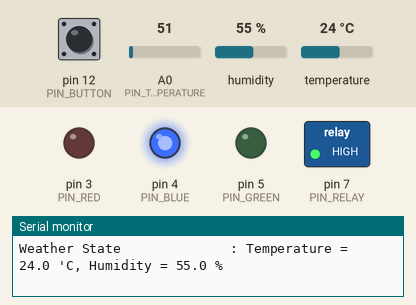
This sketch was run on a simulated Arduino Uno, built with avr-gcc and run on an emulated ATmega328P. Parts: switched loads named in the sketch (green lamp = pin HIGH), output pins drawn as LEDs (lit = HIGH), the last lines printed to the serial monitor. The test bench sets the inputs (shaded band); at power-on: A0 (PIN_TEMPERATURE) = 51, pin 12 (PIN_BUTTON) LOW, humidity 55 %, temperature 24 °C.

Above: at 1.2 s.
1.3 s: A0 (PIN_TEMPERATURE) set to 15
At 1.7 s:
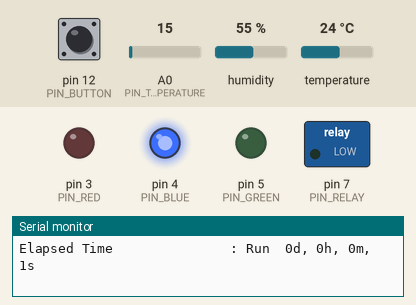
2.8 s: pin 12 (PIN_BUTTON) pulled HIGH for 0.15 s
At 3.9 s:
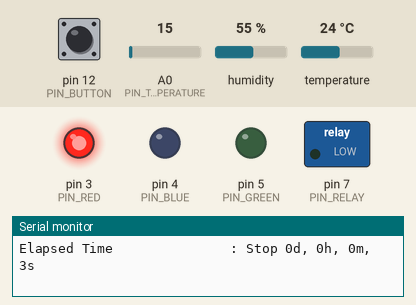
4.4 s: pin 12 (PIN_BUTTON) pulled HIGH for 1 s
At 6.5 s:
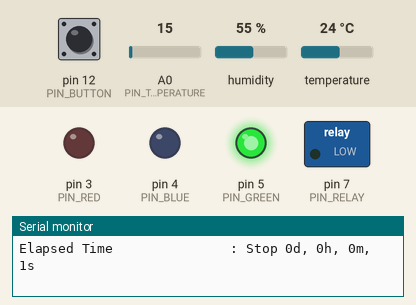
6.9 s: A0 (PIN_TEMPERATURE) set to 30
At 7.4 s:
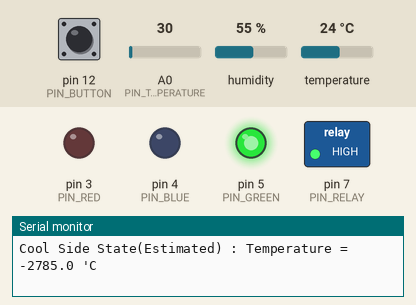
8.4 s: pin 12 (PIN_BUTTON) pulled HIGH for 3.2 s
At 12.6 s:
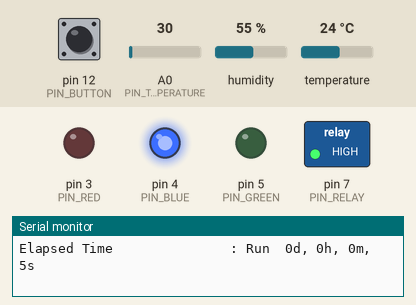
16.3 s: pin 12 (PIN_BUTTON) pulsed HIGH 5 times (0.12 s each, 0.3 s apart)
At 18.1 s:
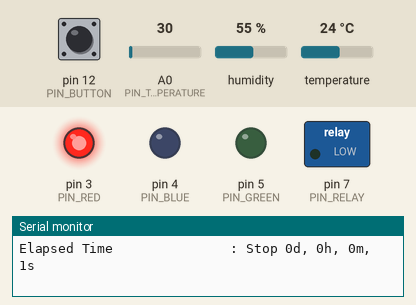
Timing chart, 0 to 19.6 s (numbered marks = the images above; inputs shaded):
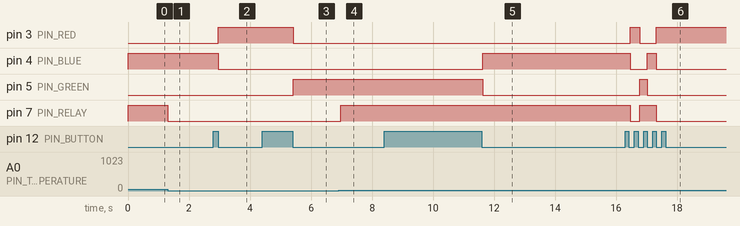

Measured:
- after the input at 1.3 s, pin 7 (PIN_RELAY): HIGH → LOW at once
- after the input at 2.8 s, pin 3 (PIN_RED): LOW → HIGH after 0.16 s; pin 4 (PIN_BLUE): HIGH → LOW after 0.16 s
- after the input at 4.4 s, pin 3 (PIN_RED): HIGH → LOW after 1.0 s; pin 5 (PIN_GREEN): LOW → HIGH after 1.0 s
- after the input at 6.9 s, pin 7 (PIN_RELAY): LOW → HIGH after 0.08 s
- after the input at 8.4 s, pin 4 (PIN_BLUE): LOW → HIGH after 3.2 s; pin 5 (PIN_GREEN): HIGH → LOW after 3.2 s
- after the input at 16.3 s, pin 3 (PIN_RED): LOW → HIGH after 0.17 s, → LOW 0.30 s later, → HIGH 0.55 s later; pin 4 (PIN_BLUE): HIGH → LOW after 0.17 s, → HIGH 0.55 s later, → LOW 0.30 s later; pin 5 (PIN_GREEN): LOW → HIGH after 0.47 s, → LOW 0.25 s later; pin 7 (PIN_RELAY): HIGH → LOW after 0.17 s, → HIGH 0.30 s later, → LOW 0.55 s later

The sketch:

PeltierRefrigerator_Prototype.ino
```cpp
#include <TemperatureSensor.h>
#include <DHT11.h>

#define GLOBAL_DELAY 50

#define PIN_TEMPERATURE 0 // analog
#define PIN_RELAY 7
#define PIN_DHT11 2
#define PIN_BUTTON 12
#define PIN_RED 3
#define PIN_BLUE 4
#define PIN_GREEN 5

// 온도 설정 -> 값/10 (도씨) 예) 370 -> 37.0 도씨
#define LIMIT_NORMAL 370 // 과열 온도 (꺼짐)
#define LIMIT_UNLOCK 900 // 언락 온도 (꺼짐, 다시 켜지는 온도 = 언락 온도 - 100)
#define LIMIT_COOLDOWN 300 // 쿨링 온도 (켜짐)

#define STATE_RUN 1
#define STATE_COOLDOWN 2
#define STATE_STOP 3

#define MODE_NORMAL 1
#define MODE_UNLOCK 2
#define MODE_STOP 3

#define BUTTON_PRESSED 0
#define BUTTON_RELEASED 1

#define TRUE 1
#define FALSE 0

// Custom Structures
typedef struct _myTime
{
  int s;
  int m;
  int h;
  int d;
}myTime;

// Custom global variables
dht11 DHT11;

const int modeList[3] = {MODE_NORMAL, MODE_UNLOCK, MODE_STOP};
const int ledList[3] = {PIN_GREEN, PIN_BLUE, PIN_RED};

int state;
int currentIndex;
int overheated;
int prevButton;
int curButton;

int count;

myTime elapsedTime;

// Custom Functions
void setupRelay()
{
  // Relay Setup
  pinMode(PIN_RELAY, OUTPUT);
}

void relayOn()
{
  digitalWrite(PIN_RELAY, HIGH);
}

void relayOff()
{
  digitalWrite(PIN_RELAY, LOW);
}

void setupTemperatureSensor()
{
  pinMode(PIN_TEMPERATURE, OUTPUT);
}

int getTemperature()
{
  int temp;

  temp = analogRead(PIN_TEMPERATURE) - 238;
  temp = pgm_read_word(&temperatureLookup[temp]);

  return temp;
}

void printTemperatureSensor()
{
  int temp = getTemperature();

  Serial.print("Temperature = ");
  Serial.print(temp / 10, DEC);
  Serial.print(".");
  Serial.print(temp % 10);
  Serial.println(" 'C");
}

void printDHT()
{
  int check = DHT11.read(PIN_DHT11);

  switch (check)
  {
    case 0:
      Serial.print("Temperature = ");
      Serial.print((float)DHT11.temperature, 1);
      Serial.print(" 'C");
      Serial.print(", Humidity = ");
      Serial.print((float)DHT11.humidity, 1);
      Serial.println(" %");
      break;
    case -1: Serial.println("Checksum error"); break;
    case -2: Serial.println("Time out error"); break;
    default: Serial.println("Unknown error"); break;
  }
}

void setupLED()
{
  // LED Setup
  pinMode(PIN_RED, OUTPUT);
  pinMode(PIN_BLUE, OUTPUT);
  pinMode(PIN_GREEN, OUTPUT);

  currentIndex = 0;
}

void ledOn(int ledPin)
{
  digitalWrite(ledPin, HIGH);
  switch(ledPin)
  {
    case PIN_RED: Serial.println("Red LED On"); break;
    case PIN_BLUE: Serial.println("Blue LED On"); break;
    case PIN_GREEN: Serial.println("Green LED On"); break;
    default: Serial.println("LED On Error!"); break;
  }
}

void ledOff(int ledPin)
{
  digitalWrite(ledPin, LOW);
  switch(ledPin)
  {
    case PIN_RED: Serial.println("Red LED Off"); break;
    case PIN_BLUE: Serial.println("Blue LED Off"); break;
    case PIN_GREEN: Serial.println("Green LED Off"); break;
    default: Serial.println("LED Off Error!"); break;
  }
}

void setupButton()
{
  // Button Setup
  pinMode(PIN_BUTTON, INPUT);

  prevButton = BUTTON_RELEASED;
  curButton = BUTTON_RELEASED;
}

int getButtonState()
{
  return digitalRead(PIN_BUTTON);
}

void addElapsedTime()
{
  elapsedTime.s += 1;

  if(elapsedTime.s == 60)
  {
    elapsedTime.s = 0;
    elapsedTime.m += 1;
  }
  if(elapsedTime.m == 60)
  {
    elapsedTime.m = 0;
    elapsedTime.h += 1;
  }
  if(elapsedTime.h == 24)
  {
    elapsedTime.h = 0;
    elapsedTime.d += 1;
  }
}

void resetElapsedTime()
{
  elapsedTime.s = 0;
  elapsedTime.m = 0;
  elapsedTime.h = 0;
  elapsedTime.d = 0;
}

void printElapsedTime()
{
  if(state == STATE_RUN)
    Serial.print("Run  ");
  else
    Serial.print("Stop ");

   Serial.print(elapsedTime.d);
   Serial.print("d, ");
   Serial.print(elapsedTime.h);
   Serial.print("h, ");
   Serial.print(elapsedTime.m);
   Serial.print("m, ");
   Serial.print(elapsedTime.s);
   Serial.println("s");
}

void setNextMode()
{
  int prev = currentIndex;

  currentIndex = (currentIndex + 1) % 3;
  ledOff(ledList[prev]);
  ledOn(ledList[currentIndex]);

  if(ledList[prev] == MODE_NORMAL && state == STATE_COOLDOWN)
    resetElapsedTime();
  else if(ledList[prev] == MODE_UNLOCK && state != STATE_COOLDOWN)
    resetElapsedTime();
  else if(ledList[prev] == MODE_STOP)
    resetElapsedTime();
}

void overheat()
{
  overheated = TRUE;
  if(state == STATE_RUN || state == STATE_STOP)
    resetElapsedTime();
  state = STATE_COOLDOWN;
  relayOff();
}

void cooldown()
{
  overheated = TRUE;
  if(state == STATE_COOLDOWN || state == STATE_STOP)
    resetElapsedTime();
  state = STATE_RUN;
  relayOn();
}

int getMode()
{
  curButton = getButtonState();

  if(curButton == BUTTON_PRESSED)
  {
    if(prevButton == BUTTON_RELEASED)
    {
      setNextMode();
      prevButton = BUTTON_PRESSED;
    }
  }
  else
  {
    prevButton = BUTTON_RELEASED;
  }

  return modeList[currentIndex];
}

void normalProcedure()
{
  int temp = getTemperature();

  if(temp > LIMIT_NORMAL)
  {
    overheat();
  }
  else
  {
    if(overheated == TRUE)
    {
      if(temp < LIMIT_COOLDOWN)
        overheated = FALSE;
    }
    else
    {
      cooldown();
    }
  }
}

void unlockProcedure()
{
  int temp = getTemperature();

  if(temp > LIMIT_UNLOCK)
  {
    overheated = TRUE;
    state = STATE_COOLDOWN;
    relayOff();
  }
  else
  {
    if(overheated == TRUE)
    {
      if(temp < (LIMIT_UNLOCK - 100))
        overheated = FALSE;
    }
    else
    {
      relayOn();
      state = STATE_RUN;
      overheated = FALSE;
    }
  }
}

void stopProcedure()
{
  state = STATE_STOP;
  relayOff();
}

void printState()
{
  count = (count + 1) % (1000 / GLOBAL_DELAY);
  if(count != 0)
    return;

  addElapsedTime();

  Serial.print("Current Mode               : ");
  switch(getMode())
  {
  case MODE_NORMAL:
    Serial.println("Normal Mode");
    break;
  case MODE_UNLOCK:
    Serial.println("Unlock Mode");
    break;
  case MODE_STOP:
    Serial.println("Stop Mode");
    break;
  default:
    Serial.println("Error Mode");
    break;
  }
  Serial.print("Current State              : ");
  switch(state)
  {
  case STATE_RUN:
    Serial.println("Running");
    break;
  case STATE_COOLDOWN:
    Serial.println("Cooling Down");
    break;
  case STATE_STOP:
    Serial.println("Stopped");
    break;
  default:
    break;
  }
  Serial.print("Hot Side State             : ");
  printTemperatureSensor();
  Serial.print("Cool Side State(Estimated) : ");
  Serial.print("Temperature = ");
  if(state == STATE_COOLDOWN)
  {
    Serial.println("N/A");
  }
  else
  {
    Serial.print((float)((getTemperature() - 220) / 10), 1);
    Serial.println(" 'C");
  }
  Serial.print("Weather State              : ");
  printDHT();
  Serial.print("Elapsed Time               : ");
  printElapsedTime();

  Serial.println();
}

// Default Functions
void setup()
{
  Serial.begin(9600);
  setupTemperatureSensor();
  setupRelay();
  setupLED();
  ledOn(PIN_GREEN);
  setupButton();
  resetElapsedTime();
  Serial.println("Ready");
}

void loop()
{
  switch(getMode())
  {
   case MODE_NORMAL:
    normalProcedure();
    break;
   case MODE_UNLOCK:
    unlockProcedure();
    break;
   case MODE_STOP:
    stopProcedure();
    break;
   default: Serial.println("Error!"); break;
  }

  printState();
  delay(GLOBAL_DELAY);
}
```
